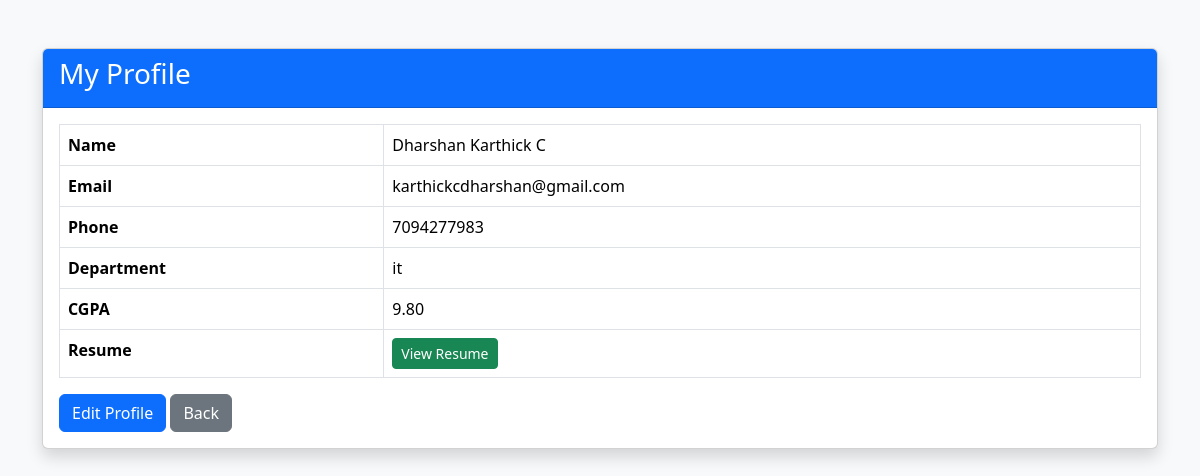
/student/profile.php (signed in), run on the app's committed database.
### tables this page shows
CREATE TABLE `students` (
  `id` int(11) NOT NULL,
  `name` varchar(100) NOT NULL,
  `email` varchar(100) NOT NULL,
  `password` varchar(255) NOT NULL,
  `phone` varchar(15) DEFAULT NULL,
  `department` varchar(50) DEFAULT NULL,
  `cgpa` decimal(3,2) DEFAULT NULL,
  `resume` varchar(255) DEFAULT NULL,
  `created_at` timestamp NOT NULL DEFAULT current_timestamp()
);

### student/profile.php (the view, shortened to what this page needs)
<?php
include "../config/db.php";
$student_id = $_SESSION['student_id'];
$result = mysqli_query($conn, "SELECT * FROM students WHERE id='$student_id'");
$student = mysqli_fetch_assoc($result);
?>
<!DOCTYPE html>
<html>
<head>
    <link href="https://cdn.jsdelivr.net/npm/bootstrap@5.3.3/dist/css/bootstrap.min.css" rel="stylesheet">
</head>
<body class="bg-light">
<div class="container mt-5">
<div class="card shadow">
<div class="card-header bg-primary text-white">
<h3>My Profile</h3>
</div>
<div class="card-body">
<table class="table table-bordered">
<tr>
<th width="30%">Name</th>
<td><?php echo htmlspecialchars($student['name']); ?></td>
</tr>
<tr>
<th>Email</th>
<td><?php echo htmlspecialchars($student['email']); ?></td>
</tr>
<tr>
<th>Phone</th>
<td><?php echo htmlspecialchars($student['phone']); ?></td>
</tr>
<tr>
<th>Department</th>
<td><?php echo htmlspecialchars($student['department']); ?></td>
</tr>
<tr>
<th>CGPA</th>
<td><?php echo htmlspecialchars($student['cgpa']); ?></td>
</tr>
<tr>
<th>Resume</th>
<td>
<?php
if(!empty($student['resume']))
{
?>
<a
href="../uploads/resumes/<?php echo htmlspecialchars($student['resume']); ?>"
target="_blank"
class="btn btn-success btn-sm">
View Resume
</a>
<?php
}
else
{
echo "Resume Not Uploaded";
}
?>
</td>
</tr>
</table>
<a href="edit_profile.php" class="btn btn-primary">
Edit Profile
</a>
<a href="dashboard.php" class="btn btn-secondary">
Back
</a>
</div>
</div>
</div>
</body>
</html>

### data on the page
students: name "Dharshan Karthick C", email "karthickcdharshan@gmail.com", phone "7094277983", department "it", cgpa "9.80"
